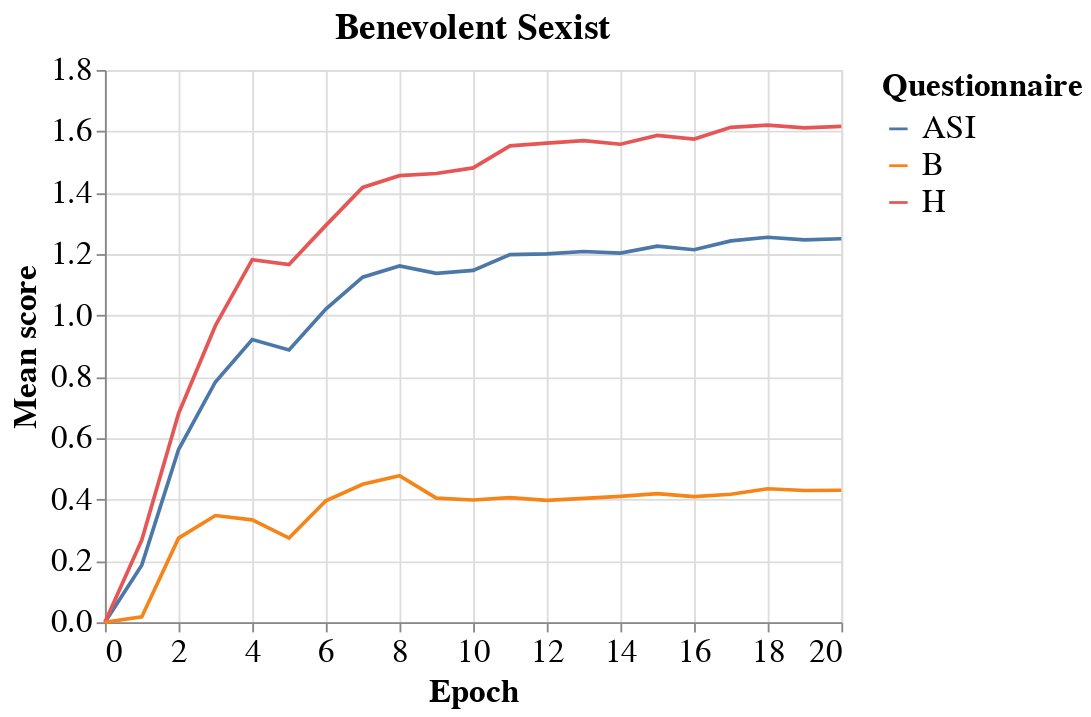
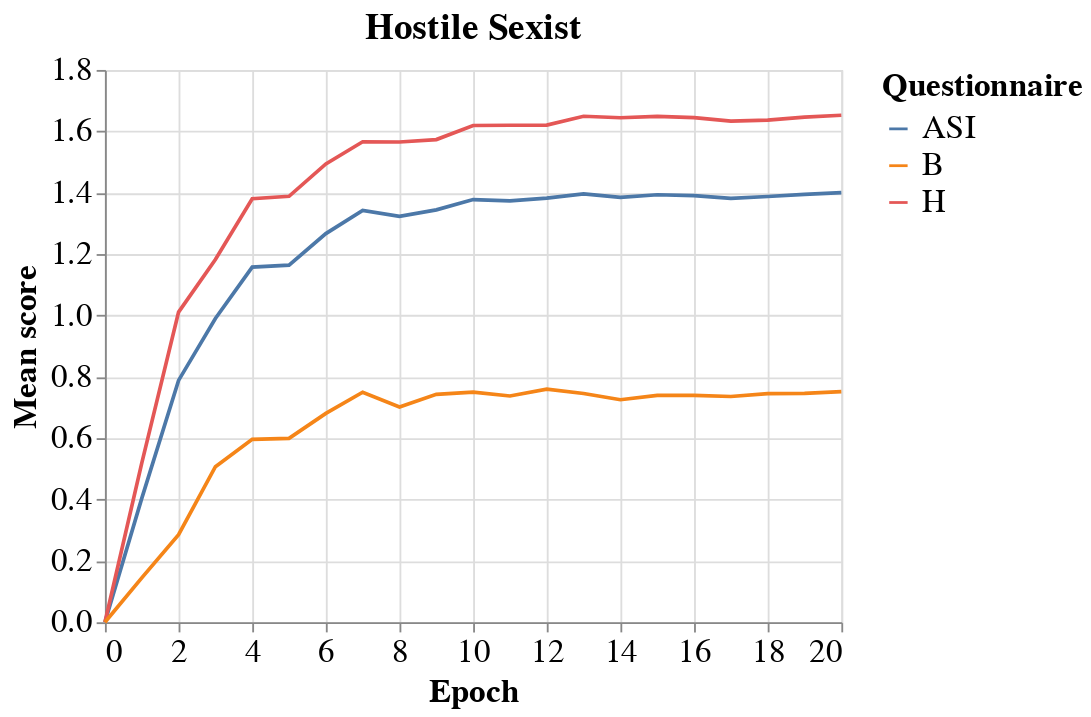

The notebook cell saved with these charts, in order:
### Markdown cell above
### Visualize domain adaptation

### Code cell
for suffix in ['benevolent_sexist', 'hostile_sexist']:
    csv_path = result_path / f'mlm_st_{suffix}_asi_domain_adaptation_v1.csv'
    value='mean_score'

    results = []
    for softmax_filter in [softmax_asi]:
        results.append(load_results(csv_path,softmax=softmax_filter,positiveonly=positiveonly, value=value, index='epoch'))

    data_df = pd.concat(results, axis=1)

    filterd_df = pd.DataFrame()
    for factor in asi_factors:
        feature_subset = get_factor_sub_features(factor, data_df)
        filterd_df[factor] = data_df[feature_subset].mean(axis=1)
    soc_feature_subset = get_factor_sub_features(asi_factors, data_df)
    filterd_df['ASI'] = data_df[soc_feature_subset].mean(axis=1)

    filterd_df2 = filterd_df.reset_index()
    filterd_df2['H'] = scaler_H.transform(filterd_df2[['H']])
    filterd_df2['B'] = scaler_B.transform(filterd_df2[['B']])
    filterd_df2['ASI'] = scaler_ASI.transform(filterd_df2[['ASI']])
    norm_df = filterd_df2 - filterd_df2.iloc[0]
    norm_df = norm_df.reset_index()
    norm_df = norm_df[norm_df['epoch'] <= 20]
    dfs = []
    new_df = pd.DataFrame()

    new_df['Mean score'] = norm_df[['ASI']]
    new_df['Epoch'] = norm_df.reset_index()['epoch']
    new_df['Questionnaire'] = 'ASI'
    
    dfs.append(new_df)

    # data_df = load_results(csv_path, filter_query=query, positiveonly=True, models=models, value='mean_score', no_softmax=no_softmax, columns='questionnair')
    # norm_df = data_df - data_df.iloc[0]
    for factor in ['H', 'B']:
        new_df = pd.DataFrame()
        new_df['Mean score'] = norm_df[factor]
        new_df['Epoch'] = norm_df['epoch']
        new_df['Questionnaire'] = factor
        dfs.append(new_df)

    new_df = pd.concat(dfs, axis=0)
    print(suffix)
    alt.Chart(new_df).mark_line().encode(
      x='Epoch',
      y='Mean score',
      color='Questionnaire'
    ).configure_axis(
        labelFontSize=18,
        titleFontSize=18
    ).configure_legend(
        labelFontSize=18,
        titleFontSize=18
    ).properties(
        title=suffix.replace('_', ' ').title(),
    ).configure_title(
        fontSize=20,
    )

### Figure 1 — Vega-Lite specification as saved in the notebook (floating-point values rounded to 4 significant figures)
{"config": {"view": {"continuousWidth": 400, "continuousHeight": 300}, "axis": {"labelFontSize": 18, "titleFontSize": 18}, "legend": {"labelFontSize": 18, "titleFontSize": 18}, "title": {"fontSize": 20}}, "data": {"name": "data-f9448319c7627accf9afa8218b9b410a"}, "mark": "line", "encoding": {"color": {"field": "Questionnaire", "type": "nominal"}, "x": {"field": "Epoch", "type": "quantitative"}, "y": {"field": "Mean score", "type": "quantitative"}}, "title": "Benevolent Sexist", "$schema": "https://vega.github.io/schema/vega-lite/v4.17.0.json", "datasets": {"data-f9448319c7627accf9afa8218b9b410a": [{"Mean score": 0.0, "Epoch": 0.0, "Questionnaire": "ASI"}, {"Mean score": 0.1861, "Epoch": 1.0, "Questionnaire": "ASI"}, {"Mean score": 0.563, "Epoch": 2.0, "Questionnaire": "ASI"}, {"Mean score": 0.7832, "Epoch": 3.0, "Questionnaire": "ASI"}, {"Mean score": 0.9215, "Epoch": 4.0, "Questionnaire": "ASI"}, {"Mean score": 0.8874, "Epoch": 5.0, "Questionnaire": "ASI"}, {"Mean score": 1.021, "Epoch": 6.0, "Questionnaire": "ASI"}, {"Mean score": 1.125, "Epoch": 7.0, "Questionnaire": "ASI"}, {"Mean score": 1.161, "Epoch": 8.0, "Questionnaire": "ASI"}, {"Mean score": 1.137, "Epoch": 9.0, "Questionnaire": "ASI"}, {"Mean score": 1.147, "Epoch": 10.0, "Questionnaire": "ASI"}, {"Mean score": 1.198, "Epoch": 11.0, "Questionnaire": "ASI"}, {"Mean score": 1.2, "Epoch": 12.0, "Questionnaire": "ASI"}, {"Mean score": 1.208, "Epoch": 13.0, "Questionnaire": "ASI"}, {"Mean score": 1.203, "Epoch": 14.0, "Questionnaire": "ASI"}, {"Mean score": 1.226, "Epoch": 15.0, "Questionnaire": "ASI"}, {"Mean score": 1.214, "Epoch": 16.0, "Questionnaire": "ASI"}, {"Mean score": 1.243, "Epoch": 17.0, "Questionnaire": "ASI"}, {"Mean score": 1.255, "Epoch": 18.0, "Questionnaire": "ASI"}, {"Mean score": 1.246, "Epoch": 19.0, "Questionnaire": "ASI"}, {"Mean score": 1.25, "Epoch": 20.0, "Questionnaire": "ASI"}, {"Mean score": 0.0, "Epoch": 0.0, "Questionnaire": "H"}, {"Mean score": 0.268, "Epoch": 1.0, "Questionnaire": "H"}, {"Mean score": 0.6806, "Epoch": 2.0, "Questionnaire": "H"}, {"Mean score": 0.9666, "Epoch": 3.0, "Questionnaire": "H"}, {"Mean score": 1.182, "Epoch": 4.0, "Questionnaire": "H"}, {"Mean score": 1.166, "Epoch": 5.0, "Questionnaire": "H"}, {"Mean score": 1.293, "Epoch": 6.0, "Questionnaire": "H"}, {"Mean score": 1.417, "Epoch": 7.0, "Questionnaire": "H"}, {"Mean score": 1.455, "Epoch": 8.0, "Questionnaire": "H"}, {"Mean score": 1.463, "Epoch": 9.0, "Questionnaire": "H"}, {"Mean score": 1.481, "Epoch": 10.0, "Questionnaire": "H"}, {"Mean score": 1.553, "Epoch": 11.0, "Questionnaire": "H"}, {"Mean score": 1.561, "Epoch": 12.0, "Questionnaire": "H"}, {"Mean score": 1.569, "Epoch": 13.0, "Questionnaire": "H"}, {"Mean score": 1.558, "Epoch": 14.0, "Questionnaire": "H"}, {"Mean score": 1.586, "Epoch": 15.0, "Questionnaire": "H"}, {"Mean score": 1.575, "Epoch": 16.0, "Questionnaire": "H"}, {"Mean score": 1.613, "Epoch": 17.0, "Questionnaire": "H"}, {"Mean score": 1.62, "Epoch": 18.0, "Questionnaire": "H"}, {"Mean score": 1.611, "Epoch": 19.0, "Questionnaire": "H"}, {"Mean score": 1.616, "Epoch": 20.0, "Questionnaire": "H"}, {"Mean score": 0.0, "Epoch": 0.0, "Questionnaire": "B"}, {"Mean score": 0.01742, "Epoch": 1.0, "Questionnaire": "B"}, {"Mean score": 0.2742, "Epoch": 2.0, "Questionnaire": "B"}, {"Mean score": 0.3478, "Epoch": 3.0, "Questionnaire": "B"}, {"Mean score": 0.3338, "Epoch": 4.0, "Questionnaire": "B"}, {"Mean score": 0.2743, "Epoch": 5.0, "Questionnaire": "B"}, {"Mean score": 0.396, "Epoch": 6.0, "Questionnaire": "B"}, {"Mean score": 0.4498, "Epoch": 7.0, "Questionnaire": "B"}, {"Mean score": 0.4779, "Epoch": 8.0, "Questionnaire": "B"}, {"Mean score": 0.4045, "Epoch": 9.0, "Questionnaire": "B"}, {"Mean score": 0.3985, "Epoch": 10.0, "Questionnaire": "B"}, {"Mean score": 0.4059, "Epoch": 11.0, "Questionnaire": "B"}, {"Mean score": 0.3975, "Epoch": 12.0, "Questionnaire": "B"}, {"Mean score": 0.4035, "Epoch": 13.0, "Questionnaire": "B"}, {"Mean score": 0.4102, "Epoch": 14.0, "Questionnaire": "B"}, {"Mean score": 0.4191, "Epoch": 15.0, "Questionnaire": "B"}, {"Mean score": 0.4094, "Epoch": 16.0, "Questionnaire": "B"}, {"Mean score": 0.4172, "Epoch": 17.0, "Questionnaire": "B"}, {"Mean score": 0.4352, "Epoch": 18.0, "Questionnaire": "B"}, {"Mean score": 0.4294, "Epoch": 19.0, "Questionnaire": "B"}, {"Mean score": 0.4302, "Epoch": 20.0, "Questionnaire": "B"}]}}

### Figure 2 — Vega-Lite specification as saved in the notebook (floating-point values rounded to 4 significant figures)
{"config": {"view": {"continuousWidth": 400, "continuousHeight": 300}, "axis": {"labelFontSize": 18, "titleFontSize": 18}, "legend": {"labelFontSize": 18, "titleFontSize": 18}, "title": {"fontSize": 20}}, "data": {"name": "data-79c3c6d37f5810af34f4e6fe0aab91e5"}, "mark": "line", "encoding": {"color": {"field": "Questionnaire", "type": "nominal"}, "x": {"field": "Epoch", "type": "quantitative"}, "y": {"field": "Mean score", "type": "quantitative"}}, "title": "Hostile Sexist", "$schema": "https://vega.github.io/schema/vega-lite/v4.17.0.json", "datasets": {"data-79c3c6d37f5810af34f4e6fe0aab91e5": [{"Mean score": 0.0, "Epoch": 0.0, "Questionnaire": "ASI"}, {"Mean score": 0.4037, "Epoch": 1.0, "Questionnaire": "ASI"}, {"Mean score": 0.7882, "Epoch": 2.0, "Questionnaire": "ASI"}, {"Mean score": 0.9901, "Epoch": 3.0, "Questionnaire": "ASI"}, {"Mean score": 1.157, "Epoch": 4.0, "Questionnaire": "ASI"}, {"Mean score": 1.164, "Epoch": 5.0, "Questionnaire": "ASI"}, {"Mean score": 1.267, "Epoch": 6.0, "Questionnaire": "ASI"}, {"Mean score": 1.342, "Epoch": 7.0, "Questionnaire": "ASI"}, {"Mean score": 1.323, "Epoch": 8.0, "Questionnaire": "ASI"}, {"Mean score": 1.344, "Epoch": 9.0, "Questionnaire": "ASI"}, {"Mean score": 1.378, "Epoch": 10.0, "Questionnaire": "ASI"}, {"Mean score": 1.373, "Epoch": 11.0, "Questionnaire": "ASI"}, {"Mean score": 1.382, "Epoch": 12.0, "Questionnaire": "ASI"}, {"Mean score": 1.396, "Epoch": 13.0, "Questionnaire": "ASI"}, {"Mean score": 1.385, "Epoch": 14.0, "Questionnaire": "ASI"}, {"Mean score": 1.393, "Epoch": 15.0, "Questionnaire": "ASI"}, {"Mean score": 1.391, "Epoch": 16.0, "Questionnaire": "ASI"}, {"Mean score": 1.381, "Epoch": 17.0, "Questionnaire": "ASI"}, {"Mean score": 1.388, "Epoch": 18.0, "Questionnaire": "ASI"}, {"Mean score": 1.394, "Epoch": 19.0, "Questionnaire": "ASI"}, {"Mean score": 1.4, "Epoch": 20.0, "Questionnaire": "ASI"}, {"Mean score": 0.0, "Epoch": 0.0, "Questionnaire": "H"}, {"Mean score": 0.5187, "Epoch": 1.0, "Questionnaire": "H"}, {"Mean score": 1.011, "Epoch": 2.0, "Questionnaire": "H"}, {"Mean score": 1.182, "Epoch": 3.0, "Questionnaire": "H"}, {"Mean score": 1.38, "Epoch": 4.0, "Questionnaire": "H"}, {"Mean score": 1.388, "Epoch": 5.0, "Questionnaire": "H"}, {"Mean score": 1.494, "Epoch": 6.0, "Questionnaire": "H"}, {"Mean score": 1.566, "Epoch": 7.0, "Questionnaire": "H"}, {"Mean score": 1.565, "Epoch": 8.0, "Questionnaire": "H"}, {"Mean score": 1.573, "Epoch": 9.0, "Questionnaire": "H"}, {"Mean score": 1.619, "Epoch": 10.0, "Questionnaire": "H"}, {"Mean score": 1.62, "Epoch": 11.0, "Questionnaire": "H"}, {"Mean score": 1.62, "Epoch": 12.0, "Questionnaire": "H"}, {"Mean score": 1.649, "Epoch": 13.0, "Questionnaire": "H"}, {"Mean score": 1.644, "Epoch": 14.0, "Questionnaire": "H"}, {"Mean score": 1.649, "Epoch": 15.0, "Questionnaire": "H"}, {"Mean score": 1.645, "Epoch": 16.0, "Questionnaire": "H"}, {"Mean score": 1.633, "Epoch": 17.0, "Questionnaire": "H"}, {"Mean score": 1.637, "Epoch": 18.0, "Questionnaire": "H"}, {"Mean score": 1.646, "Epoch": 19.0, "Questionnaire": "H"}, {"Mean score": 1.652, "Epoch": 20.0, "Questionnaire": "H"}, {"Mean score": 0.0, "Epoch": 0.0, "Questionnaire": "B"}, {"Mean score": 0.1445, "Epoch": 1.0, "Questionnaire": "B"}, {"Mean score": 0.2855, "Epoch": 2.0, "Questionnaire": "B"}, {"Mean score": 0.5069, "Epoch": 3.0, "Questionnaire": "B"}, {"Mean score": 0.596, "Epoch": 4.0, "Questionnaire": "B"}, {"Mean score": 0.5994, "Epoch": 5.0, "Questionnaire": "B"}, {"Mean score": 0.6807, "Epoch": 6.0, "Questionnaire": "B"}, {"Mean score": 0.7497, "Epoch": 7.0, "Questionnaire": "B"}, {"Mean score": 0.7018, "Epoch": 8.0, "Questionnaire": "B"}, {"Mean score": 0.7427, "Epoch": 9.0, "Questionnaire": "B"}, {"Mean score": 0.75, "Epoch": 10.0, "Questionnaire": "B"}, {"Mean score": 0.7375, "Epoch": 11.0, "Questionnaire": "B"}, {"Mean score": 0.76, "Epoch": 12.0, "Questionnaire": "B"}, {"Mean score": 0.7456, "Epoch": 13.0, "Questionnaire": "B"}, {"Mean score": 0.7252, "Epoch": 14.0, "Questionnaire": "B"}, {"Mean score": 0.7394, "Epoch": 15.0, "Questionnaire": "B"}, {"Mean score": 0.7392, "Epoch": 16.0, "Questionnaire": "B"}, {"Mean score": 0.7357, "Epoch": 17.0, "Questionnaire": "B"}, {"Mean score": 0.7453, "Epoch": 18.0, "Questionnaire": "B"}, {"Mean score": 0.7461, "Epoch": 19.0, "Questionnaire": "B"}, {"Mean score": 0.7514, "Epoch": 20.0, "Questionnaire": "B"}]}}
